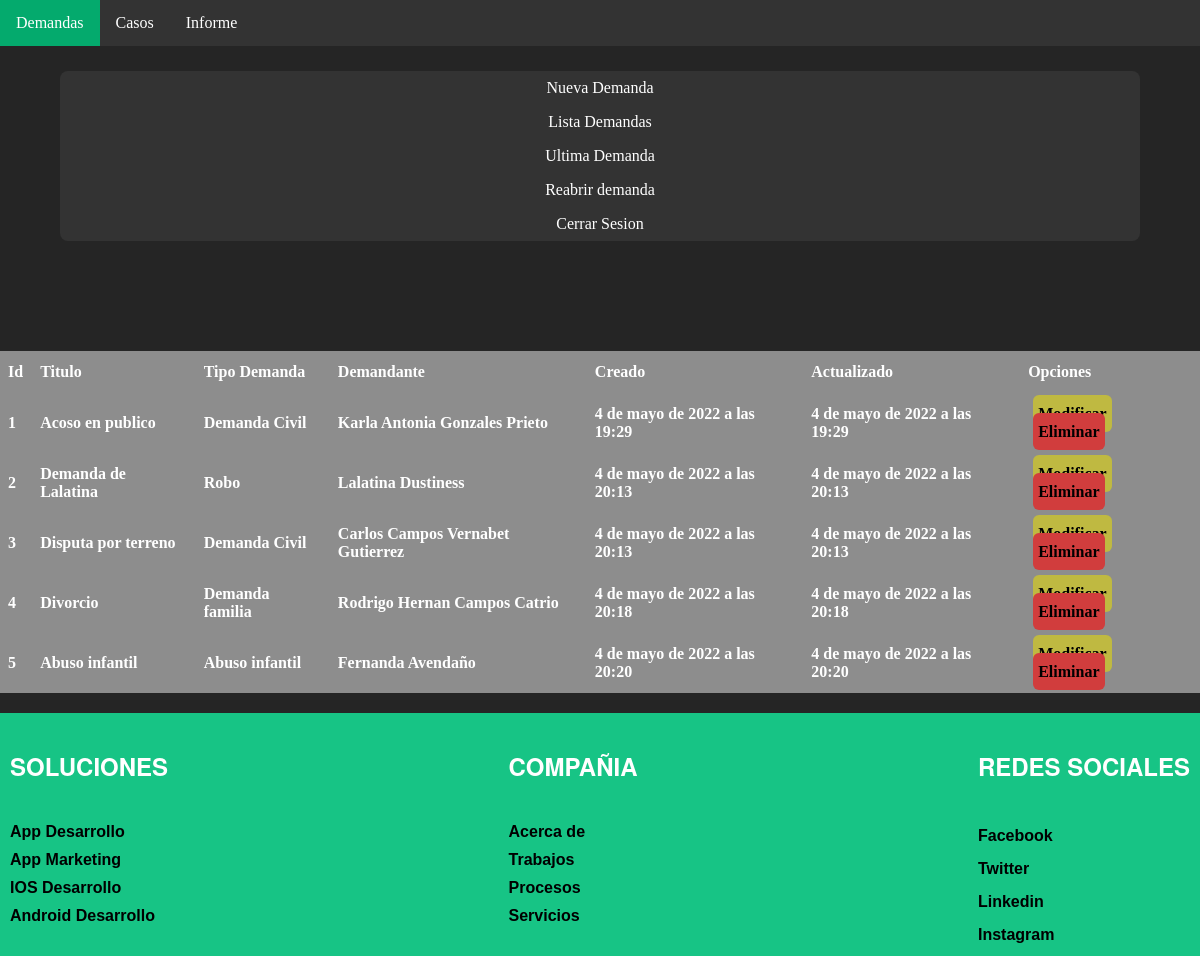
The page /reabrirdemanda/ (signed in) on the database its author committed.
### Holadjango/models.py (models this page shows, shortened)
class demanda(models.Model):
    id_demanda=models.BigAutoField(primary_key=True)
    titulo=models.CharField(max_length=20)
    nombre_tipo=models.CharField(max_length=200)
    Descripcion=models.CharField(max_length=1000,default="")
    rut=models.CharField(max_length=10,default="")
    nombre=models.CharField(max_length=50,default="")
    apellido=models.CharField(max_length=50,default="")
    telefono=models.CharField(max_length=12,default="")
    comuna=models.CharField(max_length=50,default="")
    region=models.CharField(max_length=50)
    rutdemando=models.CharField(max_length=10,default="")
    nombredemando=models.CharField(max_length=50,default="")
    apellidodemando=models.CharField(max_length=50,default="")
    telefonodemando=models.CharField(max_length=12,default="")
    comunademando=models.CharField(max_length=50,default="")
    regiondemando=models.CharField(max_length=50)
    created=models.DateTimeField(auto_now_add=True)
    updated=models.DateTimeField(auto_now_add=True)
    id_caso=models.ForeignKey(caso, on_delete=models.CASCADE)
    class Meta:
        verbose_name= 'demanda'
        verbose_name_plural= 'demandas'

### Holadjango/views.py (the view)
# urls.py: path('reabrirdemanda/', views.reabrirdemanda, name="reabrirdemanda"),
@login_required
def reabrirdemanda(request):
    listaas = demanda.objects.all()
    return render(request, 'Holadjango/reabrirdemanda.html',{"listaas":listaas})

### Holadjango/templates/Holadjango/reabrirdemanda.html (shortened to what this page needs)
{% extends "Holadjango/base.html" %}
    {% load static %}
  {% block content %}
    <link rel="stylesheet" href="{% static 'Holadjango/CSS/lista.css' %}">
</head>
<body>
    <div class="container">
    <ul class="border">
      <il><a href="{% url 'demandas' %}">Nueva Demanda</a></il>
      <il><a href="{% url 'listas_demandas' %}">Lista Demandas</a></il>
      <il><a href="{% url 'ultimademanda' %}">Ultima Demanda</a></il>
      <il><a href="{% url 'reabrirdemanda' %}">Reabrir demanda</a></il>
      <il><a href="{% url 'Logout' %}">Cerrar Sesion</a></il>
    </ul>
    </div>
    <table class="default">
        <thead>
          <tr>
            <th>Id</th>
            <th>Titulo</th>
            <th>Tipo Demanda</th>
            <th>Demandante</th>
            <th>Creado</th>
            <th>Actualizado</th>
            <th>Opciones</th>
          </tr>
        </thead>
            {% for demanda in  listaas %}
    <tbody>
            <tr>
                <th>{{demanda.id_demanda}}</th>
                <th>{{demanda.titulo}}</th>
                <th>{{demanda.nombre_tipo}}</th>
                <th>{{demanda.nombre}} {{demanda.apellido}}</th>
                <th>{{demanda.created}}</th>
                <th>{{demanda.updated}}</th>
                <th>
                <a class="button_1" href="{% url 'modificardemanda' demanda.id_demanda %}">Modificar</a>
                <a class="button_2" href="{% url 'eliminardemanda' demanda.id_demanda %}">Eliminar</a>
                </th>
            </tr>
            {% endfor %}
        </table>
</body>
{% endblock %}

### Holadjango/static/Holadjango/CSS/base.css (style rules this page uses)
html { min-height: 100%; position: relative; }
body { background: #252525; flex-wrap:wrap; width:100%; margin:0; min-height: 100vh; display:grid; grid-template-rows: auto 1fr auto; }

### Holadjango/static/Holadjango/CSS/lista.css (style rules this page uses)
ul { list-style-type: none; margin: 0; padding: 0; background-color: #333333; overflow: auto; }
il a { display: block; color: white; padding: 8px 16px; text-decoration: none; }
.border { margin-left: 5%; width: 90%; text-align: center; margin-top: 25px; border-radius: 8px; }
table { width: 100%; background-color: white; border-collapse: collapse; margin-top: 110px !important; top: 240px; }
table th { background-color: #8d8d8d; color: white; text-align: left; padding-left: 8px; padding-right: 9px; padding-top: 12px; padding-bottom: 12px; }

### Holadjango/templates/Holadjango/reabrirdemanda.html (style rules this page uses)
.button_1 { padding-top: 10px; text-decoration: none; background-color: #bfb941; border-radius: 6px; padding-bottom: 10px; padding-left: 5px; padding-right: 5px; margin-left: 5px; color: rgb(0, 0, 0); }
.button_2 { padding-top: 10px; text-decoration: none; background-color: #d13d3d; border-radius: 6px; padding-bottom: 10px; padding-left: 5px; padding-right: 5px; margin-left: 5px; color: rgb(0, 0, 0); }

### rows shown on the page
demanda: id_demanda "1", titulo "Acoso en publico", nombre_tipo "Demanda Civil", nombre "Karla Antonia", apellido "Gonzales Prieto", created "4 de mayo de 2022 a las 19:29", updated "4 de mayo de 2022 a las 19:29"
demanda: id_demanda "2", titulo "Demanda de Lalatina", nombre_tipo "Robo", nombre "Lalatina", apellido "Dustiness", created "4 de mayo de 2022 a las 20:13", updated "4 de mayo de 2022 a las 20:13"
demanda: id_demanda "3", titulo "Disputa por terreno", nombre_tipo "Demanda Civil", nombre "Carlos Campos", apellido "Vernabet Gutierrez", created "4 de mayo de 2022 a las 20:13", updated "4 de mayo de 2022 a las 20:13"
demanda: id_demanda "4", titulo "Divorcio", nombre_tipo "Demanda familia", nombre "Rodrigo Hernan", apellido "Campos Catrio", created "4 de mayo de 2022 a las 20:18", updated "4 de mayo de 2022 a las 20:18"
demanda: id_demanda "5", titulo "Abuso infantil", nombre_tipo "Abuso infantil", nombre "Fernanda", apellido "Avendaño", created "4 de mayo de 2022 a las 20:20", updated "4 de mayo de 2022 a las 20:20"
